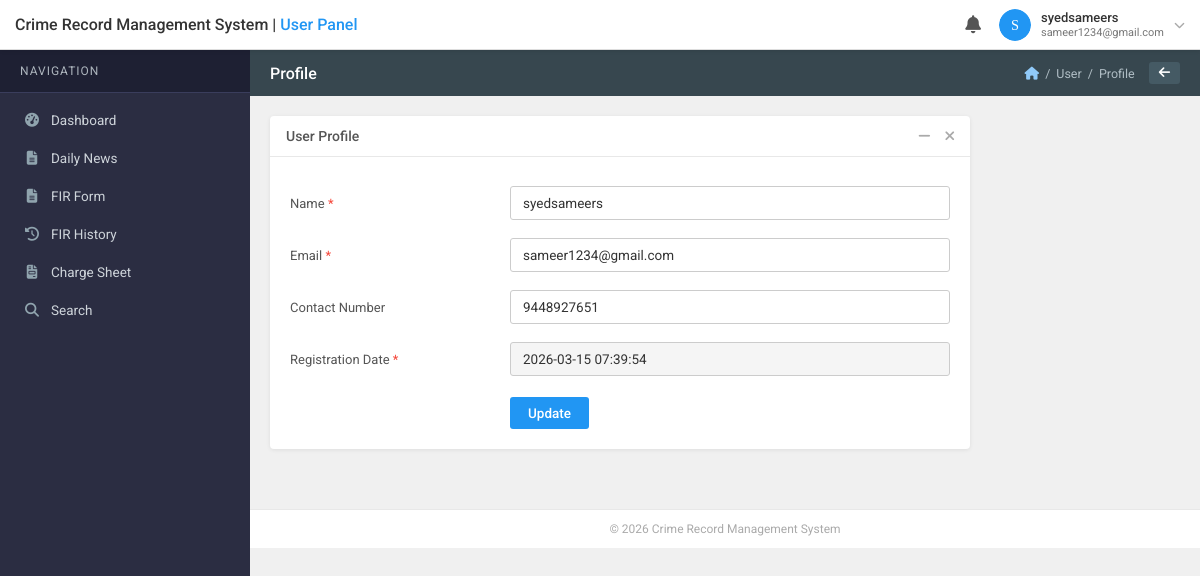
Page /reports/user/profile.php (signed in) on the committed database.
### tables this page shows
CREATE TABLE `tbl_user` (
  `id` int(11) NOT NULL,
  `FullName` varchar(200) NOT NULL,
  `Email` varchar(200) NOT NULL,
  `MobileNumber` varchar(15) NOT NULL,
  `Password` varchar(200) NOT NULL,
  `Status` tinyint(1) NOT NULL DEFAULT 0 COMMENT '0=Inactive,1=Active',
  `RegistrationDate` timestamp NOT NULL DEFAULT current_timestamp()
);

### reports/user/profile.php (the view, shortened to what this page needs)
<?php
require_once '../includes/config.php';
$uid = $_SESSION['userid'];
$user = mysqli_fetch_assoc(mysqli_query($con,"SELECT * FROM tbl_user WHERE id=$uid"));
include '../includes/user-header.php';
?>
<div class="card" style="max-width:700px;">
  <div class="card-title-bar">
    User Profile
    <div class="card-controls">
      <button><i class="fas fa-minus"></i></button>
      <button><i class="fas fa-times"></i></button>
    </div>
  </div>
  <div class="card-body">
    <form method="POST">
      <table style="width:100%;border-collapse:collapse;">
        <tr>
          <td style="padding:9px 0;width:220px;font-size:13px;color:#555;">Name <span class="req">*</span></td>
          <td style="padding:9px 0;"><input type="text" name="name" class="form-control" required value="<?php echo htmlspecialchars($user['FullName']); ?>"></td>
        </tr>
        <tr>
          <td style="padding:9px 0;font-size:13px;color:#555;">Email <span class="req">*</span></td>
          <td style="padding:9px 0;"><input type="email" name="email" class="form-control" required value="<?php echo htmlspecialchars($user['Email']); ?>"></td>
        </tr>
        <tr>
          <td style="padding:9px 0;font-size:13px;color:#555;">Contact Number</td>
          <td style="padding:9px 0;"><input type="text" name="mobile" class="form-control" value="<?php echo htmlspecialchars($user['MobileNumber']); ?>"></td>
        </tr>
        <tr>
          <td style="padding:9px 0;font-size:13px;color:#555;">Registration Date <span class="req">*</span></td>
          <td style="padding:9px 0;"><input type="text" class="form-control" value="<?php echo $user['RegistrationDate']; ?>" readonly></td>
        </tr>
        <tr>
          <td></td>
          <td style="padding-top:12px;"><button type="submit" class="btn btn-primary">Update</button></td>
        </tr>
      </table>
    </form>
  </div>
</div>
<?php include '../includes/user-footer.php'; ?>

### reports/css/style.css (style rules this page uses)
* { box-sizing:border-box; margin:0; padding:0; }
body { font-family:'Roboto',sans-serif; font-size:14px; background:#f0f0f0; color:#333; }
.card { background:#fff; border-radius:4px; box-shadow:0 1px 4px rgba(0,0,0,0.08); margin-bottom:20px; overflow:hidden; }
.card-body { padding:20px; }
.card-controls { display:flex; align-items:center; gap:4px; position:absolute; right:10px; top:50%; transform:translateY(-50%); }
.card-controls button { background:none; border:none; color:#aaa; cursor:pointer; font-size:14px; padding:2px 5px; }
.card-title-bar { position:relative; padding:12px 60px 12px 16px; font-size:14px; font-weight:500; color:#555; border-bottom:1px solid #e8e8e8; }
.req { color:#f44336; }
.form-control { width:100%; padding:8px 12px; border:1px solid #ccc; border-radius:3px; font-size:13.5px; font-family:'Roboto',sans-serif; color:#333; background:#fff; transition:border-color 0.2s; }
.form-control[readonly] { background:#f5f5f5; cursor:not-allowed; }
.btn { display:inline-flex; align-items:center; gap:6px; padding:8px 18px; border:none; border-radius:3px; font-size:13.5px; font-family:'Roboto',sans-serif; cursor:pointer; font-weight:500; transition:all 0.2s; }
.btn-primary { background:#2196F3; color:#fff; }

### rows in the picture
tbl_user: name "syedsameers", email "sameer1234@gmail.com", mobile "9448927651", RegistrationDate "2026-03-15 07:39:54"

### other values in the picture
$user_name "syedsameers"
$user_email "sameer1234@gmail.com"
$page_title "Profile"
